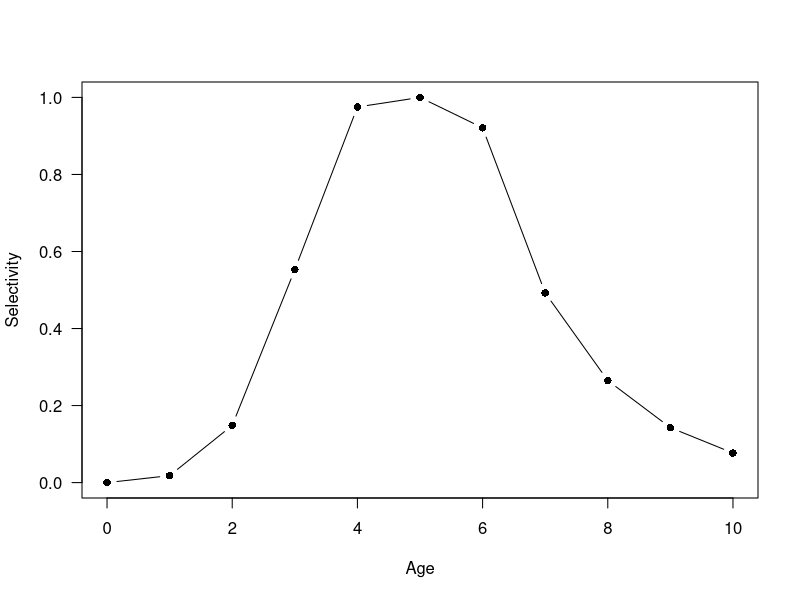

Recreate this plot in R.

#Double-normal selectivity

Amin<-0
Amax<-10
age<-Amin:Amax
B1 <- 4.2623060
B2 <- -1.9183504
B3 <- 0.9908788
B4 <- 0.4789121
B5 <- -15.7304389
B6 <- -13.3039320

peak2<-B1+1+((0.99*Amax-B1-1)/(1+exp(-B2)))
t1<-exp(-(Amin-B1)^2/exp(B3))
t2<-exp(-(Amax-peak2)^2/exp(B4))
j1<-(1+exp(-20*((age-B1)/(1+abs(age-B1)))))^-1
j2<-(1+exp(-20*((age-peak2)/(1+abs(age-peak2)))))^-1
asc<-(1+exp(-B5))^-1+(1-(1+exp(-B5))^-1)*((exp(-(age-B1)^2/exp(B3))-t1)/(1-t1))
dsc<-1+(((1+exp(-B6))^-1)-1)*((exp(-(age-peak2)/exp(B4))-1)/(t2-1))
Selvec<-asc*(1-j1)+j1*((1-j2)+j2*dsc)

plot(age, Selvec, las=1, pch=16, type="b",xlab="Age", ylab="Selectivity")

